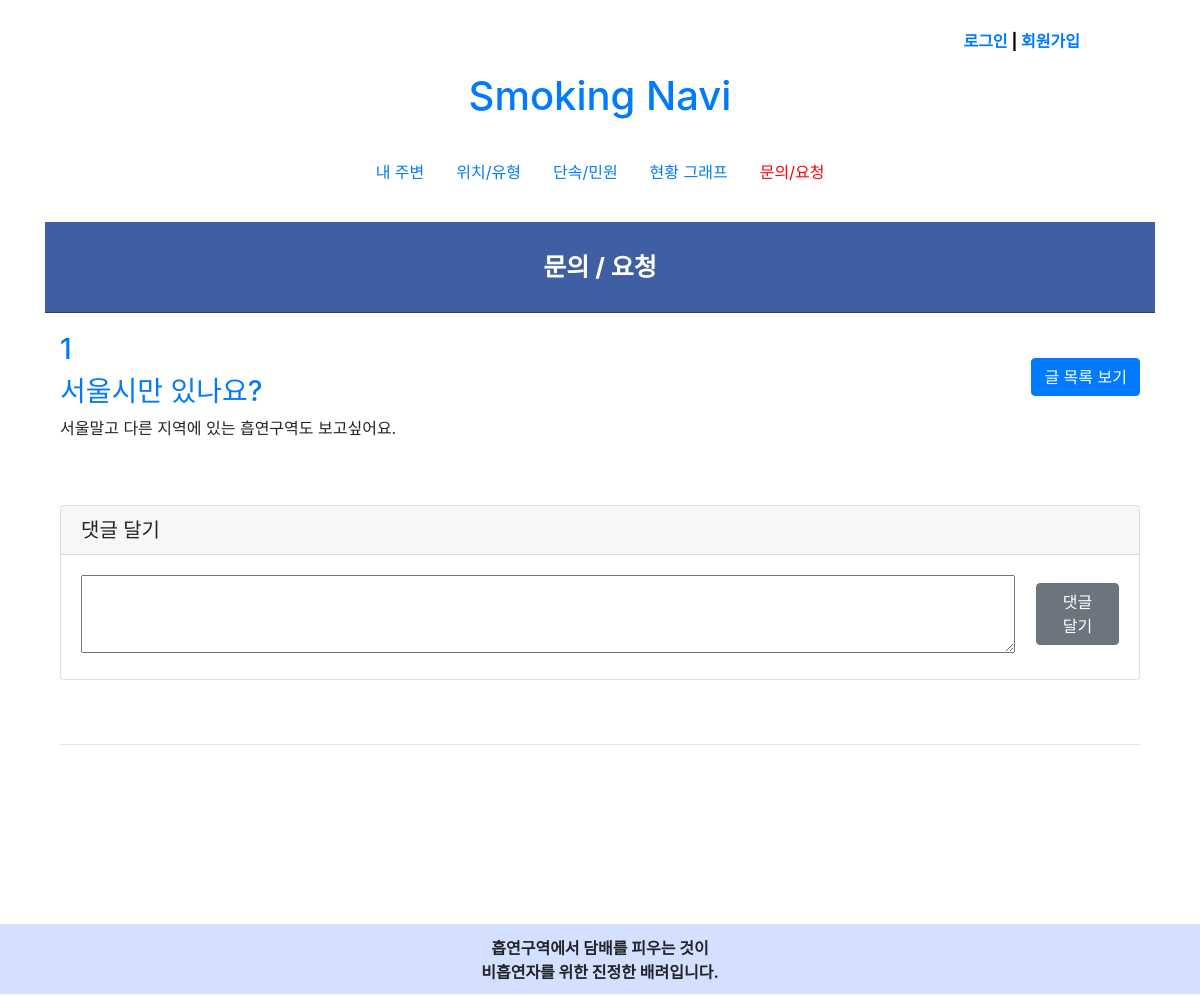
Screenshot of /post/post/1/ with the database file from the repository.
### post/models.py (models this page shows, shortened)
class Post(models.Model):
    number = models.AutoField(primary_key=True)
    author = models.ForeignKey(settings.AUTH_USER_MODEL, on_delete=models.CASCADE)
    title = models.CharField(max_length=200)
    text = models.TextField()
    created_date = models.DateTimeField(default=timezone.now)
    published_date = models.DateTimeField(blank=True, null=True)
    class Meta:
        permissions = [
            ('can_answer', 'Can Answer')
        ]

### post/views.py (the view)
# urls.py: path('post/<pk>/', post_detail, name='post_detail'),
def post_detail(request, pk):
    post_detail = get_object_or_404(Post, pk=pk)
    comments = Comment.objects.filter(post=pk)
    if request.method == "POST":
        comment = Comment()
        comment.post = post_detail
        comment.body = request.POST['body']
        comment.date = timezone.now()
        comment.save()
    return render(request, 'post/post_detail.html', {'post': post_detail, 'comments': comments})

### post/templates/post/post_detail.html (shortened to what this page needs)
{% extends "post/post_base.html" %}
{% block content %}
<body>
    <div class="header1">
            <h3>문의 / 요청</h3>
    </div>
    <div class="container">
        <form action="delete/" method="POST" style="float:right; margin-top:0;">
            <a class="btn btn-primary" href="{% url 'post:post_list' %}" style ="float:left; margin-top:25px;margin-left:5px;">글 목록 보기</a>
        </form>
        <h3><a href="">{{ post.number }}</a></h3>
        <h3><a href="">{{ post.title }}</a></h3>
        <div class="text">{{ post.text|linebreaksbr }}</div>
    </div>
    <div class="container">
        <div class="card my-4">
        <h5 class="card-header">댓글 달기</h5>
        <div class="card-body">
            <form method="POST">
                <textarea name="body" type="text" value="" style="width:90%;" rows=3></textarea>
                <button type="submit" class="btn btn-secondary" style="float:right; margin-top:0.8%; width:8%;">댓글<br/>달기</button>
            </form>
        </div>
    </div>
    <br/>
    <hr/>
    </div>
</body>
{% endblock %}

### post/templates/post/post_base.html (style rules this page uses)
@media screen and (min-width: 769px) { .container { min-height: 100%; margin-bottom: -70px; padding-bottom: 10%; } }

### post/templates/post/post_detail.html (style rules this page uses)
.header1 { background-color: #3F5FA5; color: white; padding: 20px 30px; border-bottom: 1px solid #3D3D3D; margin-bottom: 20px; margin-top:30px; }
.header1 h3 { font-size: 25px; font-weight: bolder; margin: 0; margin-bottom: 10px; margin-top: 10px; text-align: center; }

### rows the page displays
Post: number "1", title "서울시만 있나요?", text "서울말고 다른 지역에 있는 흡연구역도 보고싶어요."
